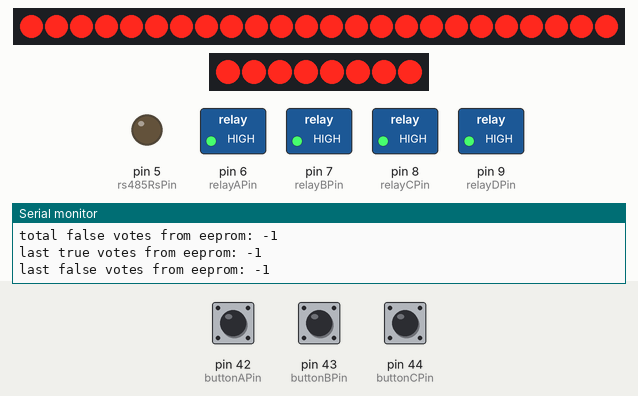
Simulated run of this sketch. Board: Arduino Mega 2560, built with avr-gcc and run on an emulated ATmega2560. On the bench: 24 shift-register outputs drawn as a row of LEDs (first output left, lit = HIGH), 8 shift-register outputs drawn as a row of LEDs (first output left, lit = HIGH), switched loads named in the sketch (green lamp = pin HIGH), output pins drawn as LEDs (lit = HIGH), the last lines printed to the serial monitor. Wiring (inferred from the names in the program): 3 × shift register (74HC595): data pin 26; shift clock pin 24; latch pin 22; shift register (74HC595): data pin 32; shift clock pin 30; latch pin 28. Wiring (inferred from the signals the program sends): 2 × row of LEDs: on Q0, Q1, Q2, Q3, Q4, Q5, Q6, Q7, Q8, Q9, Q10, Q11, Q12, Q13, Q14, Q15, Q16, Q17, Q18, Q19, Q20, Q21, Q22, Q23 / on Q0, Q1, Q2, Q3, Q4, Q5, Q6, Q7. Dashed ring = blinking. Inputs (shaded band) come from the test bench; at power-on: pin 42 (buttonAPin) HIGH, pin 43 (buttonBPin) HIGH, pin 44 (buttonCPin) HIGH. EEPROM starts erased; pins used as bus, display or sensor lines are not drawn.

Above: at 0.32 s.
1.5 s: pin 42 (buttonAPin) pulled LOW for 0.15 s
At 1.58 s:
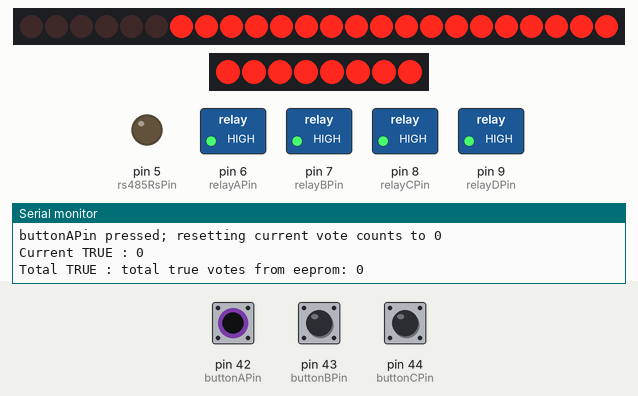
At 2.96 s:
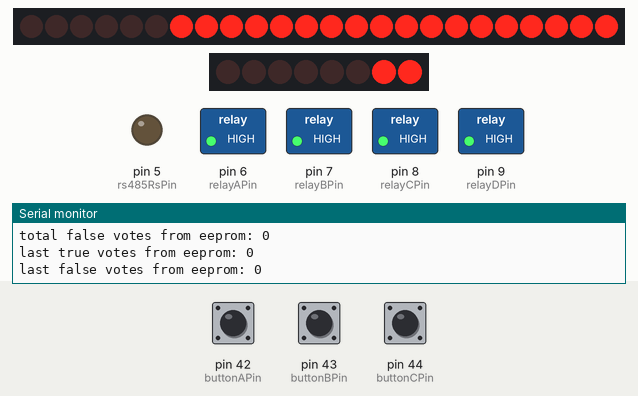
4.5 s: pin 43 (buttonBPin) pulled LOW for 0.15 s
7.5 s: pin 44 (buttonCPin) pulled LOW for 0.15 s
At 7.75 s:
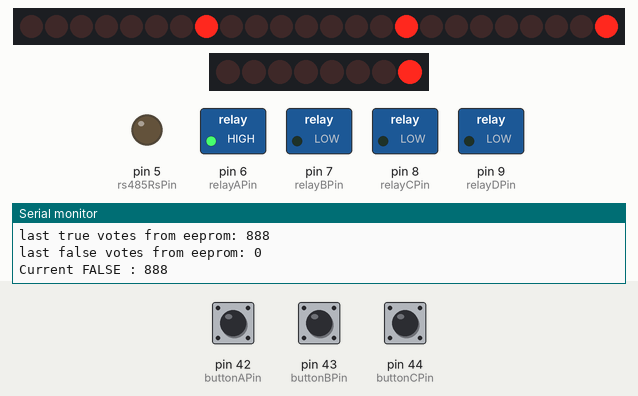
13.5 s: pin 43 (buttonBPin) driven LOW and pin 44 (buttonCPin) driven LOW
16.5 s: pin 43 (buttonBPin) driven HIGH
Timing chart, 0 to 35.5 s (numbered marks = the images above; inputs shaded):
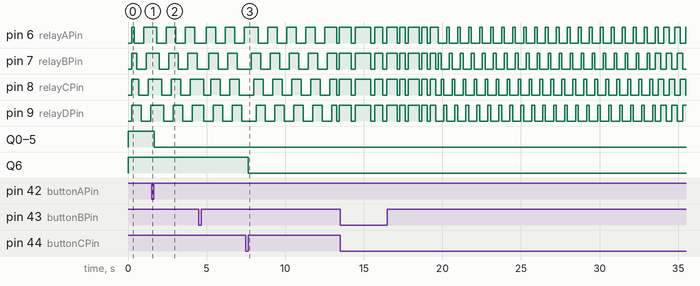

The sketch:

capSignV17.ino
```cpp
const boolean RZDEBUG = true; // set this true or false to turn additional serial debugging on or off

#include <SPI.h>
#include <Wire.h>
#include <EEPROM.h>

//eeprom setup
const int eepromStartAddress = 0;

// struct definition to contain data on eeprom
struct vote {
  int total, last;
} voteprototype;

// declaring global structs to hold the vote counts
struct vote truevote, falsevote;

//number comm setup
const int sevenSegLatchPinTrue = 22;
const int sevenSegClockPinTrue = 24;
const int sevenSegDataPinTrue = 26;
const int sevenSegLatchPinFalse = 28;
const int sevenSegClockPinFalse = 30;
const int sevenSegDataPinFalse = 32;

//global current vote count
int voteCountTrue = 0;
int voteCountFalse = 0;
int lastVoteCountTrue = -1;
int lastVoteCountFalse = -1;

//dip

const int dp8Pin = 34;
const int dp7Pin = 35;
const int dp6Pin = 36;
const int dp5Pin = 37;
const int dp4Pin = 38;
const int dp3Pin = 39;
const int dp2Pin = 40;
const int dp1Pin = 41;

//button
const int buttonAPin = 42;
const int buttonBPin = 43;
const int buttonCPin = 44;

const int buttonResetPin = 3;
const int buttonResetGroundPin = 4;

//LED
const int ledAPin = 45;
const int ledBPin = 46;
const int ledCPin = 47;
const int ledDPin = 48;

//timing
unsigned long previousMillis = 0;
unsigned long currentMillis = 0;

//rs485
const int rs485RsPin = 5;

//relay
const int relayAPin = 6;
const int relayBPin = 7;
const int relayCPin = 8;
const int relayDPin = 9;
static int currentPattern = 0;
static int cuttentProgram = 0;
static boolean relaySwitchFlag = false;

//Babcd
byte patternAllOn[1] = {
  B1111
};
byte patternA[352] = {
  B1111, B0111, B0011, B0001, B0000, B1000, B1100, B1110,
  B1111, B0111, B0011, B0001, B0000, B1000, B1100, B1110,
  B1111, B0111, B0011, B0001, B0000, B1000, B1100, B1110,
  B1111, B0111, B0011, B0001, B0000, B1000, B1100, B1110,
  B1111, B0111, B0011, B0001, B0000, B1000, B1100, B1110,
  B1111, B0111, B0011, B0001, B0000, B1000, B1100, B1110,
  B1111, B0111, B0011, B0001, B0000, B1000, B1100, B1110,
  B1111, B0111, B0011, B0001, B0000, B1000, B1100, B1110,
  B1111, B0111, B0011, B0001, B0000, B1000, B1100, B1110,
  B1111, B0111, B0011, B0001, B0000, B1000, B1100, B1110,

  B1111, B1111, B0000, B1111, B1111, B0000, B1111, B1111,
  B1111, B1111, B0000, B1111, B1111, B0000, B1111, B1111,
  B1111, B1111, B0000, B1111, B1111, B0000, B1111, B1111,
  B1111, B1111, B0000, B1111, B1111, B0000, B1111, B1111,

  B1000, B0100, B0010, B0001, B1000, B0100, B0010, B0001,
  B1000, B0100, B0010, B0001, B1000, B0100, B0010, B0001,
  B1000, B0100, B0010, B0001, B1000, B0100, B0010, B0001,
  B1000, B0100, B0010, B0001, B1000, B0100, B0010, B0001,
  B1000, B0100, B0010, B0001, B1000, B0100, B0010, B0001,
  B1000, B0100, B0010, B0001, B1000, B0100, B0010, B0001,
  B1000, B0100, B0010, B0001, B1000, B0100, B0010, B0001,
  B1000, B0100, B0010, B0001, B1000, B0100, B0010, B0001,
  B1000, B0100, B0010, B0001, B1000, B0100, B0010, B0001,
  B1000, B0100, B0010, B0001, B1000, B0100, B0010, B0001,

  B1100, B0110, B0011, B1001, B1100, B0110, B0011, B1001,
  B1100, B0110, B0011, B1001, B1100, B0110, B0011, B1001,
  B1100, B0110, B0011, B1001, B1100, B0110, B0011, B1001,
  B1100, B0110, B0011, B1001, B1100, B0110, B0011, B1001,
  B1100, B0110, B0011, B1001, B1100, B0110, B0011, B1001,
  B1100, B0110, B0011, B1001, B1100, B0110, B0011, B1001,
  B1100, B0110, B0011, B1001, B1100, B0110, B0011, B1001,
  B1100, B0110, B0011, B1001, B1100, B0110, B0011, B1001,
  B1100, B0110, B0011, B1001, B1100, B0110, B0011, B1001,
  B1100, B0110, B0011, B1001, B1100, B0110, B0011, B1001,

  B1110, B0111, B1011, B1101, B1110, B0111, B1011, B1101,
  B1110, B0111, B1011, B1101, B1110, B0111, B1011, B1101,
  B1110, B0111, B1011, B1101, B1110, B0111, B1011, B1101,
  B1110, B0111, B1011, B1101, B1110, B0111, B1011, B1101,
  B1110, B0111, B1011, B1101, B1110, B0111, B1011, B1101,
  B1110, B0111, B1011, B1101, B1110, B0111, B1011, B1101,
  B1110, B0111, B1011, B1101, B1110, B0111, B1011, B1101,
  B1110, B0111, B1011, B1101, B1110, B0111, B1011, B1101,
  B1110, B0111, B1011, B1101, B1110, B0111, B1011, B1101,
  B1110, B0111, B1011, B1101, B1110, B0111, B1011, B1101,
};


void setup() {
  Wire.begin();
  Serial.begin(9600);
  Serial2.begin(9600);
  pinMode(sevenSegLatchPinTrue, OUTPUT);
  pinMode(sevenSegClockPinTrue, OUTPUT);
  pinMode(sevenSegDataPinTrue, OUTPUT);
  pinMode(sevenSegLatchPinFalse, OUTPUT);
  pinMode(sevenSegClockPinFalse, OUTPUT);
  pinMode(sevenSegDataPinFalse, OUTPUT);

  pinMode(buttonResetPin, INPUT);
  digitalWrite(buttonResetPin, HIGH);
  pinMode(buttonResetGroundPin, OUTPUT);
  digitalWrite(buttonResetGroundPin, LOW);

  pinMode(buttonAPin, INPUT);
  pinMode(buttonBPin, INPUT);
  pinMode(buttonCPin, INPUT);

  pinMode(relayAPin, OUTPUT);
  pinMode(relayBPin, OUTPUT);
  pinMode(relayCPin, OUTPUT);
  pinMode(relayDPin, OUTPUT);

  pinMode(rs485RsPin, OUTPUT);
  digitalWrite(rs485RsPin, LOW); //set recieve

  Serial.println("Sign program, by Alexander Reben 2011 alex@areben.com");
  Serial.println("modified by Robert Zacharias (rz@rzach.me) in 2018; see <https://github.com/robzach/capitalism-works-for-me>");

  // load prior eeprom data, if any
  truevote = EEPROM.get(eepromStartAddress, voteprototype);
  falsevote = EEPROM.get(eepromStartAddress + sizeof(vote), voteprototype);
  voteCountTrue = truevote.total;
  voteCountFalse = falsevote.total;

  eepromPrintLastValues();
}

void loop() {
  currentMillis = millis();

  // TOP red tactile button on podium breadboard
  // reset live vote counts to 0
  if (!digitalRead(buttonAPin))
  {
    Serial.println("buttonAPin pressed; resetting current vote counts to 0");
    voteCountTrue = 0;
    voteCountFalse = 0;
  }

  // MIDDLE red tactile button on podium breadboard
  // reset EEPROM vote counts to 0, and current vote counts to 0
  if (!digitalRead(buttonBPin)) {
    Serial.println("buttonBPin pressed; resetting EEPROM vote counts to 0");
    truevote.total = 0;
    truevote.last = 0;
    falsevote.total = 0;
    falsevote.last = 0;
    EEPROM.put(eepromStartAddress, truevote);
    EEPROM.put(eepromStartAddress + sizeof(voteprototype), falsevote);
    voteCountTrue = 0;
    voteCountFalse = 0;
    eepromPrintLastValues();
  }

  // BOTTOM red tactile button on podium breadboard
  // change vote counts to 888 (for LED digit testing)
  if (!digitalRead(buttonCPin)){
    Serial.println("buttonCPin pressed; setting current vote counts to 888");
    voteCountTrue = 888;
    voteCountFalse = 888;
  }

  updatePodiumCommWired();
  updateCounts();
  updateLightBlink(patternA, 328, 150);
  eepromPopulateLastValues();

}

void updateLightBlink (byte input[], int length, int interval){
  if (currentMillis - previousMillis > interval) {
    digitalWrite(relayAPin, (input[currentPattern] & B00001000));
    digitalWrite(relayBPin, (input[currentPattern] & B00000100));
    digitalWrite(relayCPin, (input[currentPattern] & B00000010));
    digitalWrite(relayDPin, (input[currentPattern] & B00000001));

    if (currentPattern < length - 1) currentPattern++;
    else currentPattern = 0;

    previousMillis = currentMillis;
  }

  return;
}

void updatePodiumCommWired(){
  if (RZDEBUG) {
    if (Serial2.available()) {
      int inByte = Serial2.peek();
      Serial.print("data received from podium: ");
      Serial.println(inByte);
    }
  }
  byte podiumComm = Serial2.read();

    if (podiumComm == 1){
      voteCountTrue++;
      if (RZDEBUG) Serial.println("podiumComm message 1 received");
    }
    else if (podiumComm == 2){
      voteCountFalse++;
      if (RZDEBUG) Serial.println("podiumComm message 2 received");
    }

  return;
}

void displayTrueCount(int count){
  sevenSegDisplayString("^^^", true);
  sevenSegDisplayString((String)count, true);
  return;
}

void displayFalseCount(int count){
  sevenSegDisplayString("^^^", false);
  sevenSegDisplayString((String)count, false);
  return;
}

//check to see if vote has changed, if so change numbers, set eeprom
void updateCounts(){
  if (lastVoteCountTrue != voteCountTrue){
    displayTrueCount(voteCountTrue);
    truevote.last = voteCountTrue;
    truevote.total++;
    EEPROM.put(eepromStartAddress, truevote);
    //increment total vote count in eeprom
    lastVoteCountTrue = voteCountTrue;
    Serial.print("Current TRUE : ");
    Serial.println(voteCountTrue);
    Serial.print("Total TRUE : ");
    eepromPrintLastValues();
  }
  if (lastVoteCountFalse != voteCountFalse){
    displayFalseCount(voteCountFalse);
    falsevote.last = voteCountFalse;
    falsevote.total++;
    EEPROM.put(eepromStartAddress + sizeof(voteprototype), falsevote);
    //increment total vote count in eeprom
    lastVoteCountFalse = voteCountFalse;
    Serial.print("Current FALSE : ");
    Serial.println(voteCountFalse);
    Serial.print("Total FALSE : ");
    eepromPrintLastValues();
  }
}

//read the last values from the eeprom and update them
void eepromPopulateLastValues(){
  // load prior eeprom data, if any, into structs
  truevote = EEPROM.get(eepromStartAddress, voteprototype);
  falsevote = EEPROM.get(eepromStartAddress + sizeof(vote), voteprototype);
  return;
}

void eepromPrintLastValues(){
  Serial.print("total true votes from eeprom: ");
  Serial.println(truevote.total);
  Serial.print("total false votes from eeprom: ");
  Serial.println(falsevote.total);
  Serial.print("last true votes from eeprom: ");
  Serial.println(truevote.last);
  Serial.print("last false votes from eeprom: ");
  Serial.println(falsevote.last);
  return;
}

/*
  Function: break down string into chars and send
*/
void sevenSegDisplayString(String displayString, boolean group){
  for (int i = 0; i < displayString.length(); i++) sevenSegDisplayChar(displayString.charAt(i), group);

  if (group){
    digitalWrite(sevenSegLatchPinTrue, LOW); //toggle latch
    digitalWrite(sevenSegLatchPinTrue, HIGH);
  }
  else{
    digitalWrite(sevenSegLatchPinFalse, LOW); //toggle latch
    digitalWrite(sevenSegLatchPinFalse, HIGH);
  }
  return;
}
```

Source omitted: sevenSegFunctions.ino (17680 bytes)

Measured:
- after the input at 1.5 s, Q0–5: HIGH → LOW after 0.16 s
- after the input at 7.5 s, Q6: HIGH → LOW after 0.16 s
